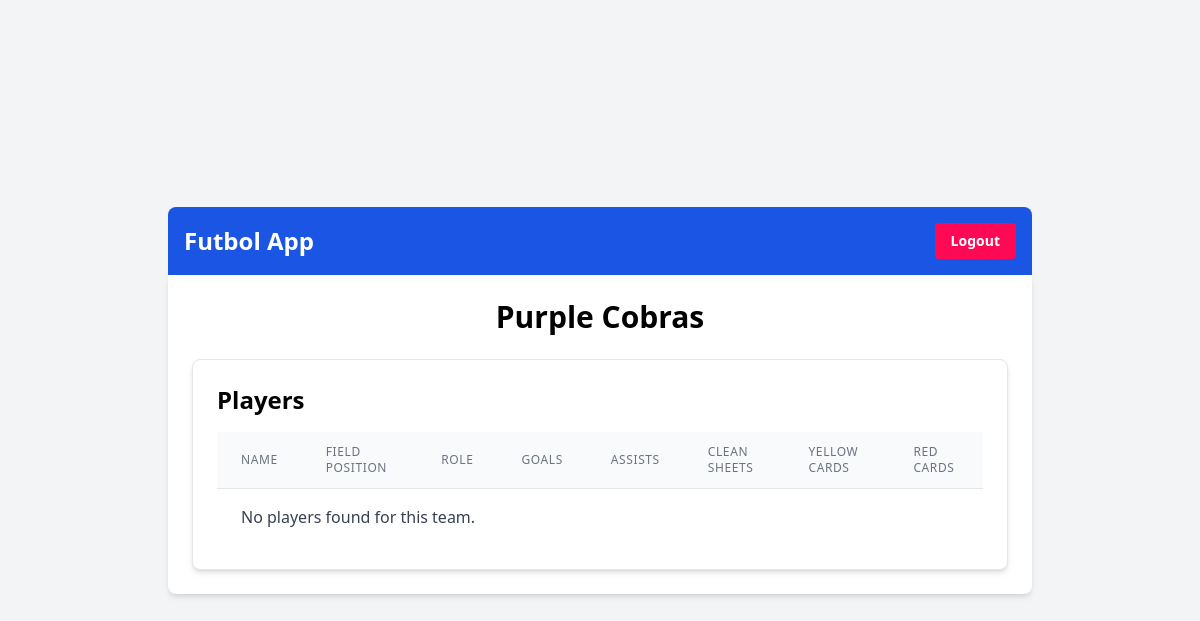
Before: /futbol/team/1/ (signed in) with the older database file.
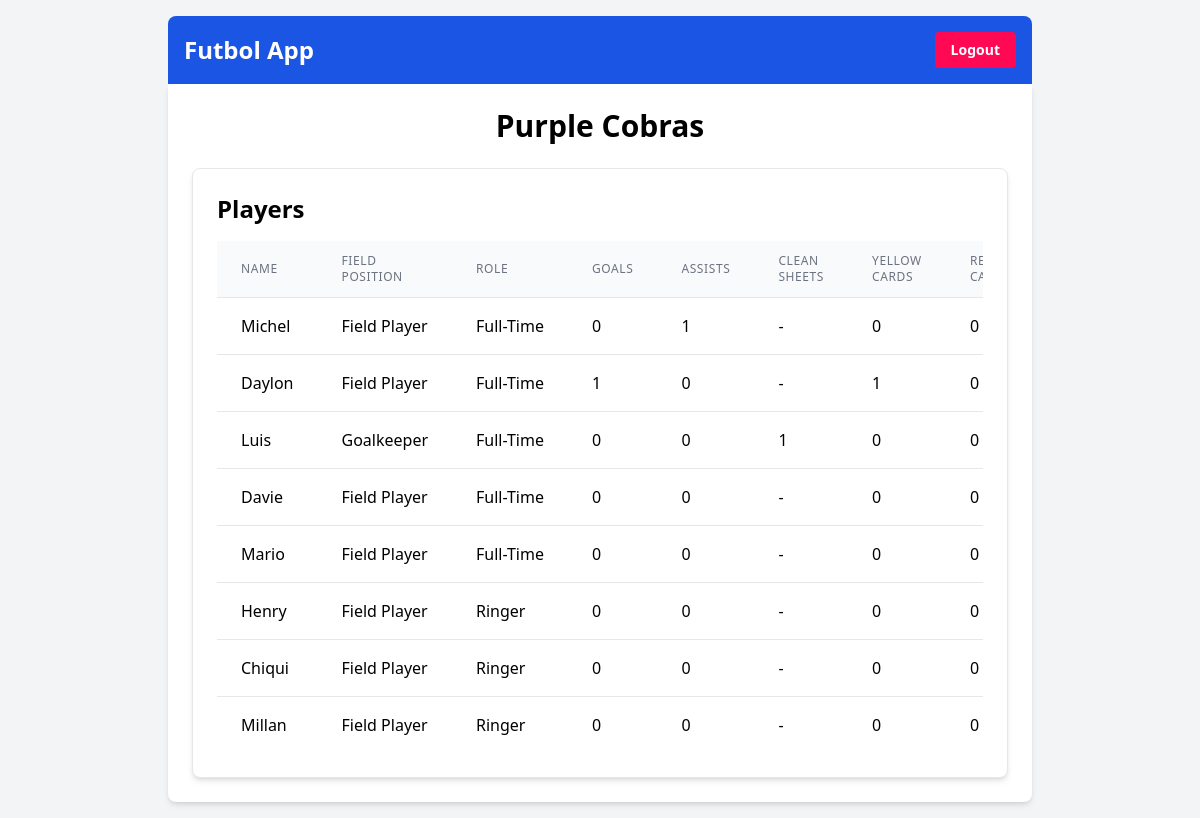
After: the same page with the newer database file.
### futbolapp/models.py (models this page shows, shortened)
class Player(models.Model):
    name = models.CharField(max_length=100)
    team = models.ForeignKey(Team, on_delete=models.CASCADE)
    field_position = models.CharField(max_length=20, choices=[('field player', 'Field Player'), ('goalkeeper', 'Goalkeeper')], default='field player')
    role = models.CharField(max_length=20, choices=[('full-time', 'Full-Time'), ('ringer', 'Ringer')])

### futbolapp/views.py (the view)
# urls.py: path('team/<int:team_id>/', views.team_detail, name='team_detail'),
@login_required
def team_detail(request, team_id):
    team = get_object_or_404(Team, pk=team_id)
    league = team.league # Get the league from the team
    players = Player.objects.filter(team=team)
    for player in players:
        stats = PlayerStatistic.objects.filter(player=player).aggregate(
            total_goals=Sum('goals'),
            total_assists=Sum('assists'),
            total_clean_sheets=Sum('clean_sheets'),
            total_yellow_cards=Sum('yellow_cards'),
            total_red_cards=Sum('red_cards')
        )
        player.stats = {k: v if v is not None else 0 for k, v in stats.items()}
    return render(request, 'futbolapp/team_detail.html', {'team': team, 'players': players, 'league': league, 'active_tab': 'teams'})

### futbolapp/templates/futbolapp/team_detail.html
{% extends 'base.html' %}
{% block content %}
    <h1 class="text-3xl font-bold mb-6 text-center">{{ team.name }}</h1>
    <div class="bg-white p-6 rounded-lg shadow-md border border-gray-200">
        <h2 class="text-2xl font-semibold mb-4">Players</h2>
        <div class="overflow-x-auto">
            <table class="min-w-full divide-y divide-gray-200">
                <thead class="bg-gray-50">
                    <tr>
                        <th scope="col" class="px-6 py-3 text-left text-xs font-medium text-gray-500 uppercase tracking-wider">Name</th>
                        <th scope="col" class="px-6 py-3 text-left text-xs font-medium text-gray-500 uppercase tracking-wider">Field Position</th>
                        <th scope="col" class="px-6 py-3 text-left text-xs font-medium text-gray-500 uppercase tracking-wider">Role</th>
                        <th scope="col" class="px-6 py-3 text-left text-xs font-medium text-gray-500 uppercase tracking-wider">Goals</th>
                        <th scope="col" class="px-6 py-3 text-left text-xs font-medium text-gray-500 uppercase tracking-wider">Assists</th>
                        <th scope="col" class="px-6 py-3 text-left text-xs font-medium text-gray-500 uppercase tracking-wider">Clean Sheets</th>
                        <th scope="col" class="px-6 py-3 text-left text-xs font-medium text-gray-500 uppercase tracking-wider">Yellow Cards</th>
                        <th scope="col" class="px-6 py-3 text-left text-xs font-medium text-gray-500 uppercase tracking-wider">Red Cards</th>
                    </tr>
                </thead>
                <tbody class="bg-white divide-y divide-gray-200">
                    {% for player in players %}
                        <tr>
                            <td class="px-6 py-4 whitespace-nowrap">{{ player.name }}</td>
                            <td class="px-6 py-4 whitespace-nowrap">{{ player.get_field_position_display }}</td>
                            <td class="px-6 py-4 whitespace-nowrap">{{ player.get_role_display }}</td>
                            <td class="px-6 py-4 whitespace-nowrap">{{ player.stats.total_goals }}</td>
                            <td class="px-6 py-4 whitespace-nowrap">{{ player.stats.total_assists }}</td>
                            <td class="px-6 py-4 whitespace-nowrap">{% if player.field_position == 'goalkeeper' %}{{ player.stats.total_clean_sheets }}{% else %}-{% endif %}</td>
                            <td class="px-6 py-4 whitespace-nowrap">{{ player.stats.total_yellow_cards }}</td>
                            <td class="px-6 py-4 whitespace-nowrap">{{ player.stats.total_red_cards }}</td>
                        </tr>
                    {% empty %}
                        <tr>
                            <td colspan="8" class="px-6 py-4 whitespace-nowrap text-gray-700">No players found for this team.</td>
                        </tr>
                    {% endfor %}
                </tbody>
            </table>
        </div>
    </div>
{% endblock %}

Changed rows visible on the page:
added Player: name "Michel", field_position "Field Player", role "Full-Time", stats.total_goals "0", stats.total_assists "1", stats.total_yellow_cards "0", stats.total_red_cards "0"
added Player: name "Daylon", field_position "Field Player", role "Full-Time", stats.total_goals "1", stats.total_assists "0", stats.total_yellow_cards "1", stats.total_red_cards "0"
added Player: name "Luis", field_position "Goalkeeper", role "Full-Time", stats.total_goals "0", stats.total_assists "0", stats.total_clean_sheets "1", stats.total_yellow_cards "0", stats.total_red_cards "0"
added Player: name "Davie", field_position "Field Player", role "Full-Time", stats.total_goals "0", stats.total_assists "0", stats.total_yellow_cards "0", stats.total_red_cards "0"
added Player: name "Mario", field_position "Field Player", role "Full-Time", stats.total_goals "0", stats.total_assists "0", stats.total_yellow_cards "0", stats.total_red_cards "0"
added Player: name "Henry", field_position "Field Player", role "Ringer", stats.total_goals "0", stats.total_assists "0", stats.total_yellow_cards "0", stats.total_red_cards "0"
added Player: name "Chiqui", field_position "Field Player", role "Ringer", stats.total_goals "0", stats.total_assists "0", stats.total_yellow_cards "0", stats.total_red_cards "0"
added Player: name "Millan", field_position "Field Player", role "Ringer", stats.total_goals "0", stats.total_assists "0", stats.total_yellow_cards "0", stats.total_red_cards "0"
Other visible differences:
text no longer shown: "No players found for this team."
